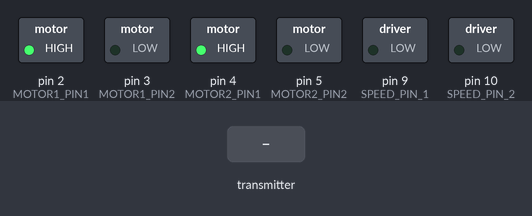
Bench run of a program on a simulated Arduino Uno, built with avr-gcc and run on an emulated ATmega328P. Shown: switched loads named in the program (green lamp = pin HIGH). The inputs (shaded band) are chosen by the test bench. No radio packets arrive unless stated.

Above: at 1.2 s.
1.3 s: the transmitter starts sending leftSpeed = 1023
At 2.5 s:
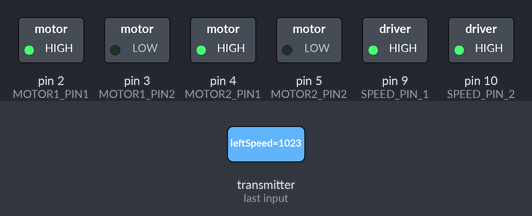
2.8 s: the transmitter starts sending leftSpeed = 0
At 3.7 s:
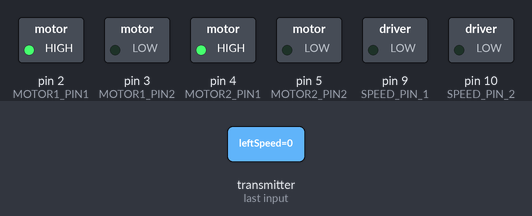
Timing chart, 0 to 5.8 s (numbered marks = the images above; inputs shaded):
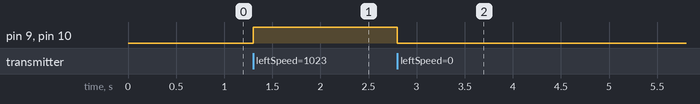

Measured:
- after the input at 1.3 s, pin 9 (SPEED_PIN_1), pin 10 (SPEED_PIN_2): LOW → HIGH at once
- after the input at 2.8 s, pin 9 (SPEED_PIN_1), pin 10 (SPEED_PIN_2): HIGH → LOW at once

The program:

main.cpp
```cpp
#include <Arduino.h>
#include <SPI.h>
#include <nRF24L01.h>
#include <RF24.h>

#define RADIO_1 7
#define RADIO_2 8

#define MOTOR1_PIN1 2
#define MOTOR1_PIN2 3
#define MOTOR2_PIN1 4
#define MOTOR2_PIN2 5

#define SPEED_PIN_1 9
#define SPEED_PIN_2 10

#define BUTTON 8

RF24 radio(RADIO_1, RADIO_2); // CE, CSN
const byte addresses[][6] = {"00001", "00002"};
boolean buttonState = 0;

void setup() {
    Serial.begin(9600);

    pinMode(MOTOR1_PIN1, OUTPUT);
    pinMode(MOTOR1_PIN2, OUTPUT);
    pinMode(MOTOR2_PIN1, OUTPUT);
    pinMode(MOTOR2_PIN2, OUTPUT);
    pinMode(SPEED_PIN_1, OUTPUT);
    pinMode(SPEED_PIN_2, OUTPUT);
    pinMode(BUTTON, INPUT);

    radio.begin();
    radio.openWritingPipe(addresses[0]); // 00001
    radio.openReadingPipe(1, addresses[1]); // 00002
    radio.setPALevel(RF24_PA_MIN);

    digitalWrite(MOTOR1_PIN1, HIGH);
    digitalWrite(MOTOR1_PIN2, LOW);
    digitalWrite(MOTOR2_PIN1, HIGH);
    digitalWrite(MOTOR2_PIN2, LOW);
}

void loop() {

    delay(5);

    radio.startListening();

    if ( radio.available()) {
        while (radio.available()) {
            int leftSpeed = 0, rightSpeed = 0;

            radio.read(&leftSpeed, sizeof(leftSpeed));
            radio.read(&rightSpeed, sizeof(rightSpeed));

            digitalWrite(SPEED_PIN_1, leftSpeed);
            digitalWrite(SPEED_PIN_2, rightSpeed);
        }

        delay(5);

        radio.stopListening();

        buttonState = digitalRead(BUTTON);
        radio.write(&buttonState, sizeof(buttonState));
    }
}
```
